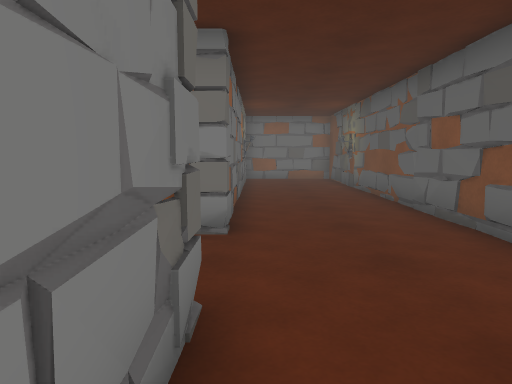
view 1 (above)

16 first-person views from a walk through a scene from a Unity 3-D project. The camera is 1.2 m above the floor, tilts 6° down and sees 70° across. The floor is counted in squares, 1 m on a side. Each view is taken from the middle of a square. On the plan, view 1 faces up. The plan holds only what a view shows up to about 15 squares ahead; the rest is blank. Some animated figures are left out.

view 2
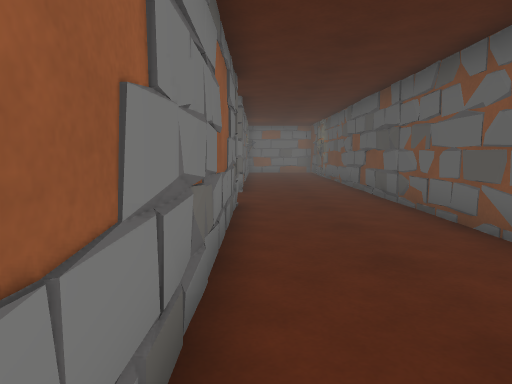

view 3
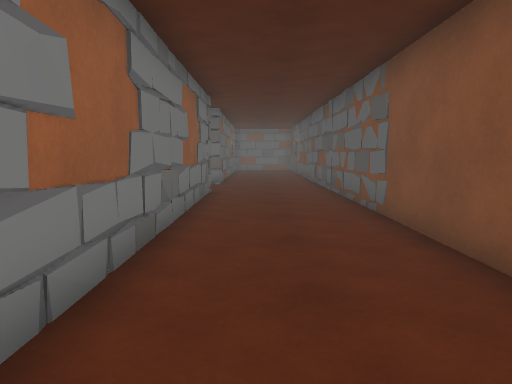

view 4
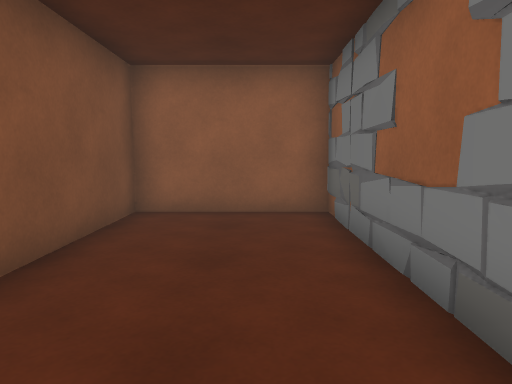

view 5
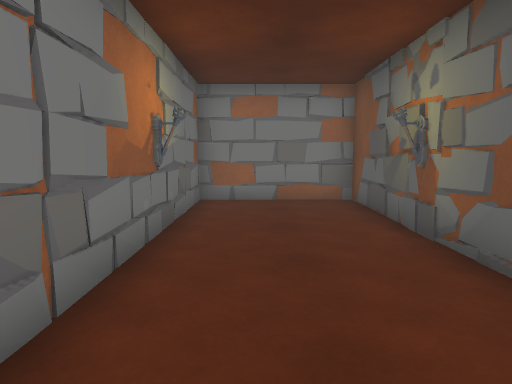

view 6
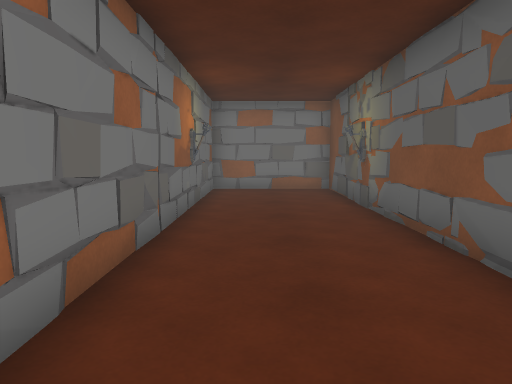

view 7
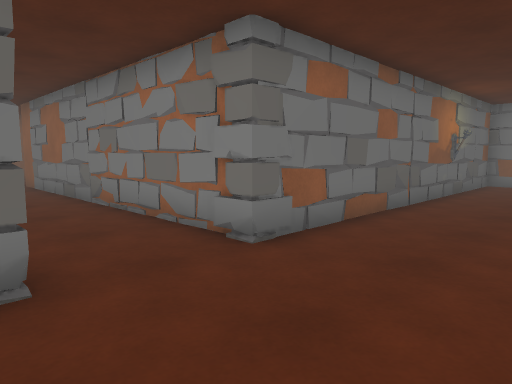

view 8
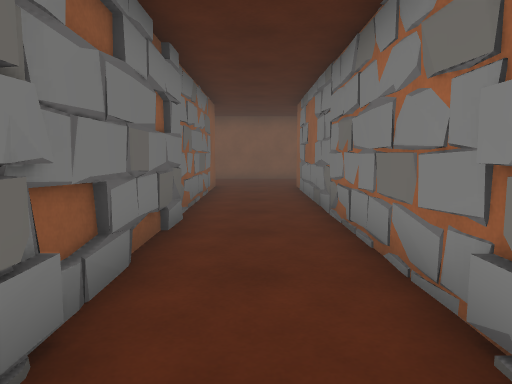

view 9
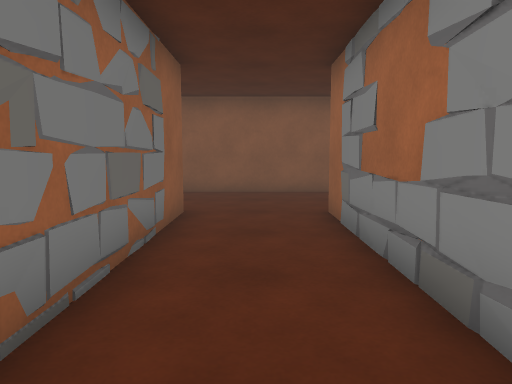

view 10
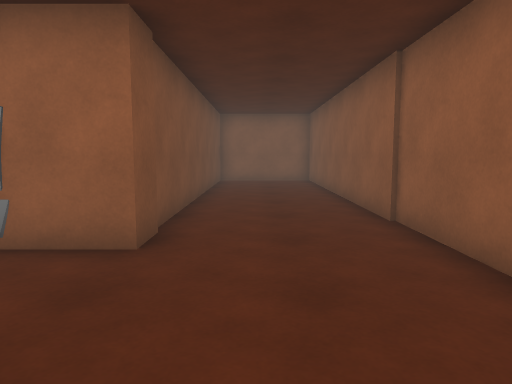

view 11
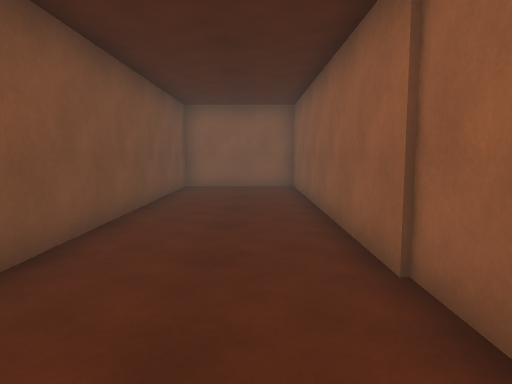

view 12
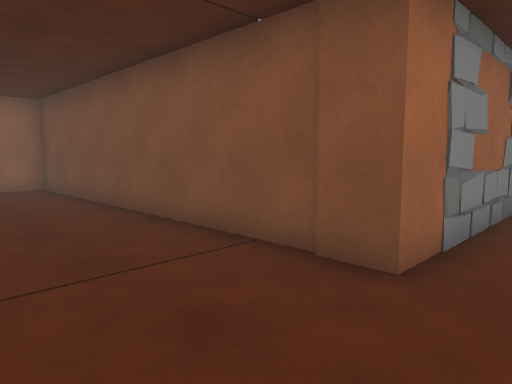

view 13
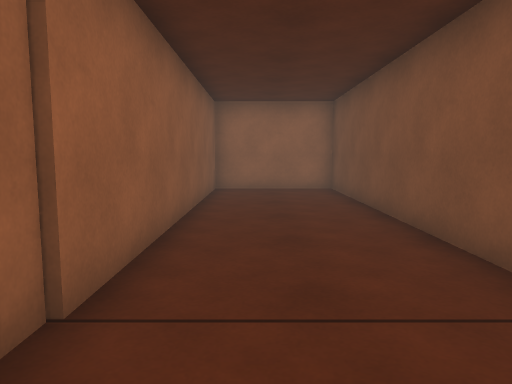

view 14
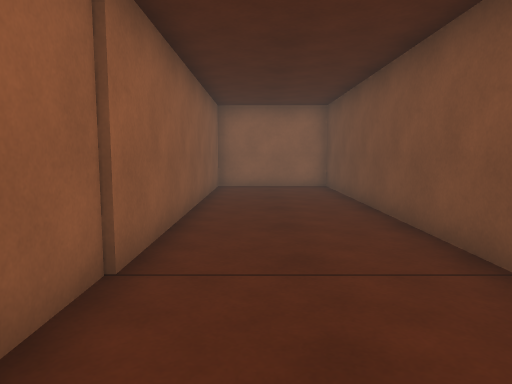

view 15
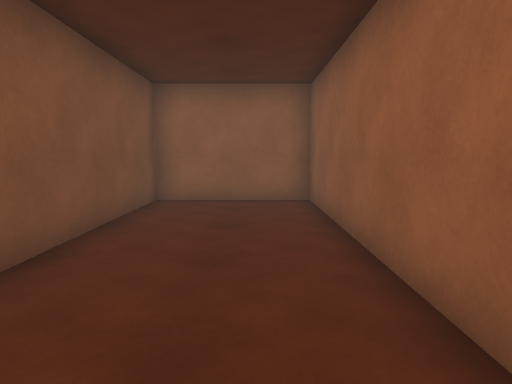

view 16
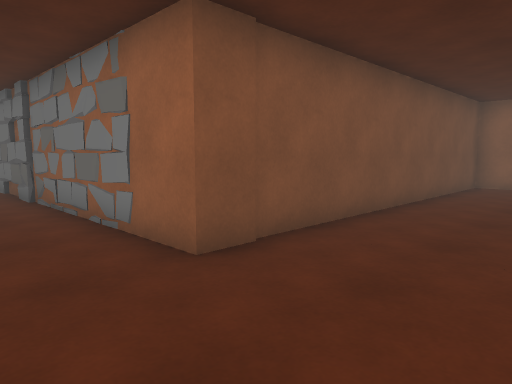

### Floor plan
Points are (right, up) in squares from view 1. A wall is a line through its corners. A room is listed if a view was taken in it or the views show most of it. See-through windows are left out.
Room 1 (views 1, 2, 3, 4, 5, 6, 7, 8)
walls: (3.5, 4) (3.4, 4.5); (3.4, 2.9) (3.5, 3.6); (3.3, 6.3) (3.6, 8.7); (-0.4, 2.7) (-0.6, 1.2); (-0.5, 2.8) (-0.4, 1.5); (-0.5, 2.7) (-0.5, -9.5) (3.5, -9.5) (3.5, 13.5); (3.5, 1.4) (3.5, 1.9); (3.6, 1.4) (3.4, 3.2); (-0.5, 5.9) (-0.4, 5.4); (-0.6, 1.6) (-0.5, 0.8); (3.6, 7.4) (3.4, 9.6); (-0.4, 6.9) (-0.6, 5.8); (3.5, -0.7) (3.5, -0.2); (-0.5, 11.1) (-0.4, 10.3); (3.5, 14.4) (3.5, 17.5) (-0.5, 17.5) (-0.5, 5.4); (-0.5, -7.1) (-0.5, -7.9); (3.1, 17.6) (2.6, 17.5)
low walls: (-0.5, -3.7) (-0.5, -4.2)
ways out: opening at (0, 4.5) to room 2
objects: torch (0, 14); pillar (3, 14)
Room 2 (views 9, 10, 11, 12, 13, 14, 15, 16)
walls: (-7.6, 2.6) (-7, 2.5); (-7.6, 2.5) (-5.9, 2.6); (-5.7, 2.8) (-3.3, 2.8); (-6.1, 5.4) (-7.4, 5.5); (-4.8, 5.5) (-6.4, 5.4); (-4.7, 5.4) (-5.2, 5.5); (-3.2, 2.8) (-1.7, 2.6); (-2.6, 5.5) (-3.1, 5.5); (-2.3, 2.8) (-0.5, 2.8); (-1.9, 2.5) (-0.5, 2.8); (-1.3, 2.8) (-0.5, 2.7); (-0.4, 5.4) (-1.3, 5.4); (-0.4, 5.5) (-12.4, 5.5) (-12.4, 17.5) (-16.4, 17.5) (-16.4, -9.5) (-12.4, -9.5) (-12.4, 2.5) (-0.5, 2.5); (-0.3, 5.2) (-0.9, 5.3)
low walls: (-7.4, 5.5) (-7.9, 5.4)
ways out: opening at (0, 4.5) to room 1

Where each view was taken, in squares from view 1:
view 1: 0 up, 0 right, facing up
view 2: 6 down, 0 right, facing up
view 3: 9 down, 1 right, facing up
view 4: 2 down, 1 right, facing down
view 5: 8 up, 1 right, facing up
view 6: 5 up, 1 right, facing up
view 7: 2 up, 3 right, facing up-left
view 8: 4 up, 1 right, facing left
view 9: 4 up, 5 left, facing left
view 10: 7 up, 14 left, facing down
view 11: 4 up, 15 left, facing down
view 12: 4 up, 16 left, facing up-right
view 13: 5 up, 15 left, facing up
view 14: 4 up, 15 left, facing up
view 15: 0 up, 15 left, facing down
view 16: 5 up, 16 left, facing down-right
